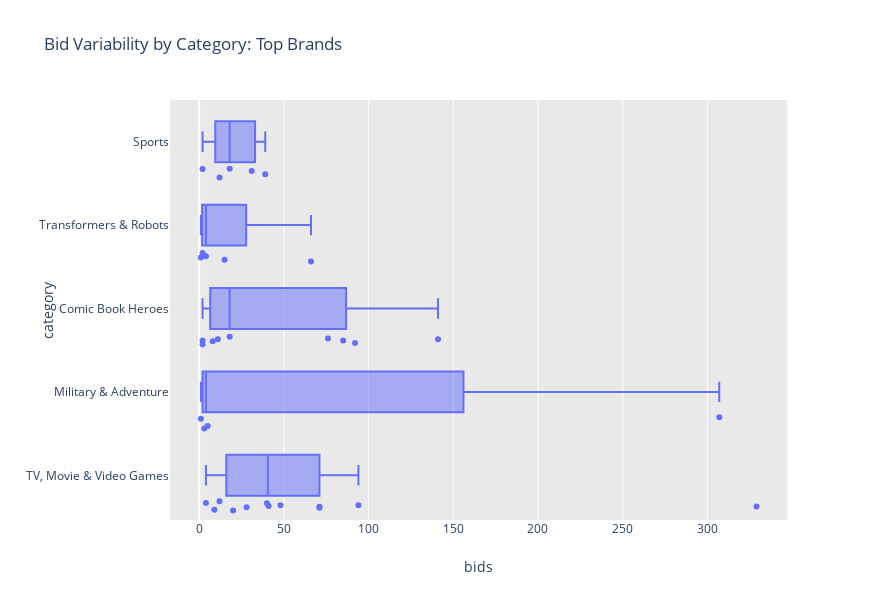

This figure's notebook cell:
### Code cell
import plotly.express as px
fig1 = px.box(cpltly, x="bids", y="category",points="all", orientation = 'h',
              hover_data=['brand'],
              height=600,width = 880,
              title = 'Bid Variability by Category: Top Brands')

fig1.update_layout(plot_bgcolor='rgb(233,233,233)')
fig1.show()

### Figure 1 — Plotly figure (JSON) as saved in the notebook; plotly's stock layout.template omitted (floating-point values rounded to 4 significant figures)
{"data": [{"alignmentgroup": "True", "boxpoints": "all", "customdata": [["Hasbro"], ["Hasbro"], ["Hasbro"], ["Kenner"], ["Mattel"], ["Marvel"], ["DC"], ["Mattel"], ["Star Wars"], ["Hasbro"], ["Funko"], ["McFarlane Toys"], ["Bandai"], ["Mattel"], ["McFarlane Toys"], ["Unbranded"], ["Hot Toys"], ["Kenner"], ["McFarlane Toys"], ["Takara TOMY"], ["Mezco"], ["Hasbro"], ["Kenner"], ["Marvel"], ["Unbranded"], ["Unbranded"], ["Bandai"], ["DC"], ["Mattel"], ["Unbranded"], ["Funko"], ["Mezco"], ["Unbranded"], ["Kenner"], ["Kenner"]], "hoverlabel": {"namelength": 0}, "hovertemplate": "bids=%{x}<br>category=%{y}<br>brand=%{customdata[0]}", "legendgroup": "", "marker": {"color": "#636efa"}, "name": "", "notched": false, "offsetgroup": "", "orientation": "h", "showlegend": false, "type": "box", "x": [329, 307, 141, 94, 92, 85, 76, 71, 71, 66, 48, 41, 40, 39, 31, 28, 20, 18, 18, 15, 12, 12, 11, 9, 8, 5, 4, 4, 3, 2, 2, 2, 2, 1, 1], "x0": " ", "xaxis": "x", "y": ["TV, Movie & Video Games", "Military & Adventure", "Comic Book Heroes", "TV, Movie & Video Games", "Comic Book Heroes", "Comic Book Heroes", "Comic Book Heroes", "TV, Movie & Video Games", "TV, Movie & Video Games", "Transformers & Robots", "TV, Movie & Video Games", "TV, Movie & Video Games", "TV, Movie & Video Games", "Sports", "Sports", "TV, Movie & Video Games", "TV, Movie & Video Games", "Sports", "Comic Book Heroes", "Transformers & Robots", "TV, Movie & Video Games", "Sports", "Comic Book Heroes", "TV, Movie & Video Games", "Comic Book Heroes", "Military & Adventure", "Transformers & Robots", "TV, Movie & Video Games", "Military & Adventure", "Sports", "Comic Book Heroes", "Comic Book Heroes", "Transformers & Robots", "Military & Adventure", "Transformers & Robots"], "y0": " ", "yaxis": "y"}], "layout": {"boxmode": "group", "height": 600, "legend": {"tracegroupgap": 0}, "plot_bgcolor": "rgb(233,233,233)", "title": {"text": "Bid Variability by Category: Top Brands"}, "width": 880, "xaxis": {"anchor": "y", "domain": [0, 0.98], "title": {"text": "bids"}}, "yaxis": {"anchor": "x", "domain": [0, 1], "title": {"text": "category"}}}}
